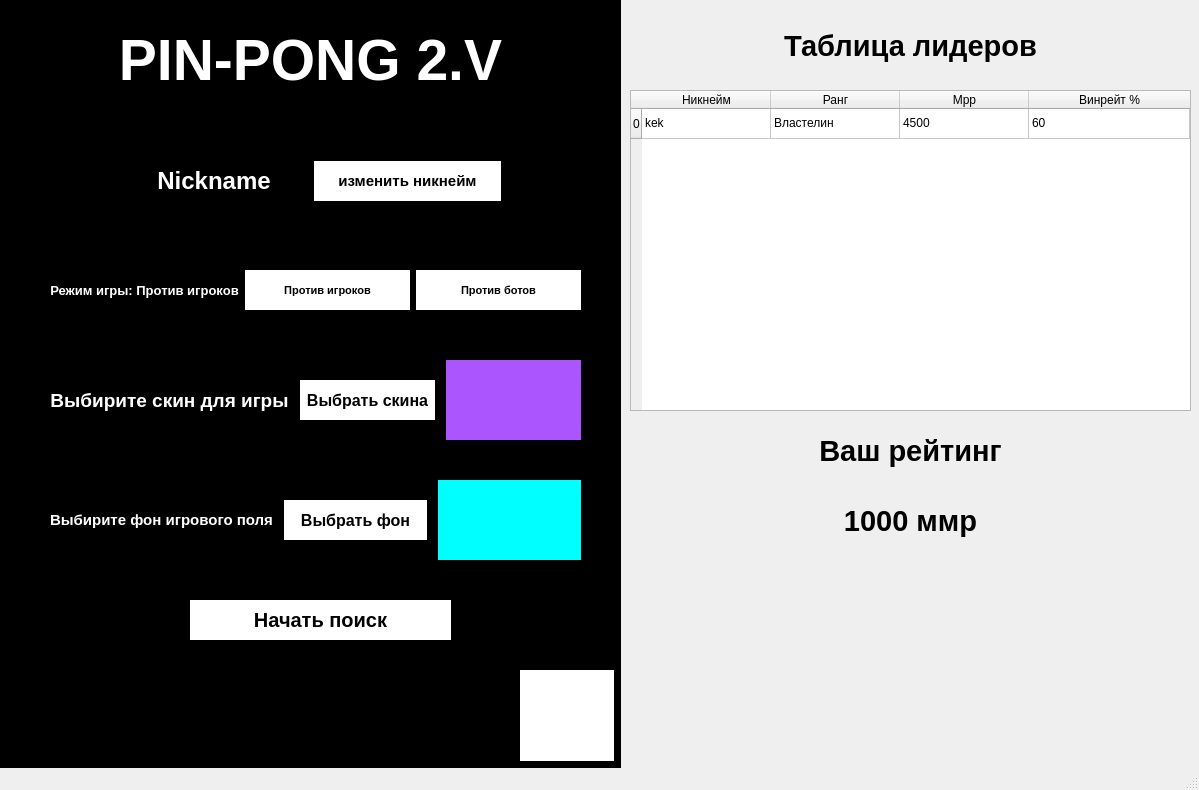
<?xml version="1.0" encoding="UTF-8"?>
<ui version="4.0">
 <class>MainWindow</class>
 <widget class="QMainWindow" name="MainWindow">
  <property name="geometry">
   <rect>
    <x>0</x>
    <y>0</y>
    <width>1199</width>
    <height>790</height>
   </rect>
  </property>
  <property name="windowTitle">
   <string>MainWindow</string>
  </property>
  <widget class="QWidget" name="centralwidget">
   <widget class="QFrame" name="frame">
    <property name="geometry">
     <rect>
      <x>0</x>
      <y>0</y>
      <width>621</width>
      <height>811</height>
     </rect>
    </property>
    <property name="styleSheet">
     <string notr="true">background: rgb(0, 0, 0);

</string>
    </property>
    <property name="frameShape">
     <enum>QFrame::StyledPanel</enum>
    </property>
    <property name="frameShadow">
     <enum>QFrame::Raised</enum>
    </property>
    <widget class="QLabel" name="label">
     <property name="geometry">
      <rect>
       <x>0</x>
       <y>10</y>
       <width>621</width>
       <height>101</height>
      </rect>
     </property>
     <property name="font">
      <font>
       <pointsize>43</pointsize>
       <bold>true</bold>
      </font>
     </property>
     <property name="styleSheet">
      <string notr="true">color:rgb(255, 255, 255);</string>
     </property>
     <property name="text">
      <string>PIN-PONG 2.V</string>
     </property>
     <property name="alignment">
      <set>Qt::AlignCenter</set>
     </property>
    </widget>
    <widget class="QWidget" name="horizontalLayoutWidget">
     <property name="geometry">
      <rect>
       <x>120</x>
       <y>130</y>
       <width>381</width>
       <height>102</height>
      </rect>
     </property>
     <layout class="QHBoxLayout" name="horizontalLayout_2">
      <item>
       <widget class="QLabel" name="label_nickname">
        <property name="font">
         <font>
          <pointsize>18</pointsize>
          <bold>true</bold>
         </font>
        </property>
        <property name="styleSheet">
         <string notr="true">color:rgb(255, 255, 255);</string>
        </property>
        <property name="text">
         <string>Nickname</string>
        </property>
        <property name="alignment">
         <set>Qt::AlignCenter</set>
        </property>
       </widget>
      </item>
      <item>
       <widget class="QPushButton" name="button_edit_nickname">
        <property name="enabled">
         <bool>true</bool>
        </property>
        <property name="minimumSize">
         <size>
          <width>100</width>
          <height>40</height>
         </size>
        </property>
        <property name="font">
         <font>
          <pointsize>11</pointsize>
          <bold>true</bold>
         </font>
        </property>
        <property name="styleSheet">
         <string notr="true">background:rgb(255, 255, 255);
border:none;</string>
        </property>
        <property name="text">
         <string>изменить никнейм</string>
        </property>
       </widget>
      </item>
     </layout>
    </widget>
    <widget class="QWidget" name="horizontalLayoutWidget_2">
     <property name="geometry">
      <rect>
       <x>50</x>
       <y>250</y>
       <width>531</width>
       <height>80</height>
      </rect>
     </property>
     <layout class="QHBoxLayout" name="horizontalLayout_3">
      <item>
       <widget class="QLabel" name="label_game_mode">
        <property name="font">
         <font>
          <pointsize>10</pointsize>
          <bold>true</bold>
         </font>
        </property>
        <property name="styleSheet">
         <string notr="true">color:rgb(255, 255, 255);</string>
        </property>
        <property name="text">
         <string>Режим игры: Против игроков</string>
        </property>
        <property name="alignment">
         <set>Qt::AlignCenter</set>
        </property>
       </widget>
      </item>
      <item>
       <widget class="QPushButton" name="button_vs_player">
        <property name="enabled">
         <bool>true</bool>
        </property>
        <property name="minimumSize">
         <size>
          <width>100</width>
          <height>40</height>
         </size>
        </property>
        <property name="font">
         <font>
          <pointsize>8</pointsize>
          <bold>true</bold>
         </font>
        </property>
        <property name="styleSheet">
         <string notr="true">background:rgb(255, 255, 255);
border:none;</string>
        </property>
        <property name="text">
         <string>Против игроков</string>
        </property>
       </widget>
      </item>
      <item>
       <widget class="QPushButton" name="button_vs_bot">
        <property name="enabled">
         <bool>true</bool>
        </property>
        <property name="minimumSize">
         <size>
          <width>100</width>
          <height>40</height>
         </size>
        </property>
        <property name="font">
         <font>
          <pointsize>8</pointsize>
          <bold>true</bold>
         </font>
        </property>
        <property name="styleSheet">
         <string notr="true">background:rgb(255, 255, 255);
border:none;</string>
        </property>
        <property name="text">
         <string>Против ботов</string>
        </property>
       </widget>
      </item>
     </layout>
    </widget>
    <widget class="QWidget" name="horizontalLayoutWidget_3">
     <property name="geometry">
      <rect>
       <x>50</x>
       <y>360</y>
       <width>531</width>
       <height>80</height>
      </rect>
     </property>
     <layout class="QHBoxLayout" name="horizontalLayout_4">
      <property name="spacing">
       <number>11</number>
      </property>
      <item>
       <widget class="QLabel" name="label_4">
        <property name="font">
         <font>
          <pointsize>14</pointsize>
          <bold>true</bold>
         </font>
        </property>
        <property name="styleSheet">
         <string notr="true">color:rgb(255, 255, 255);</string>
        </property>
        <property name="text">
         <string>Выбирите скин для игры</string>
        </property>
        <property name="alignment">
         <set>Qt::AlignCenter</set>
        </property>
       </widget>
      </item>
      <item>
       <widget class="QPushButton" name="button_edit_skin_player">
        <property name="enabled">
         <bool>true</bool>
        </property>
        <property name="minimumSize">
         <size>
          <width>100</width>
          <height>40</height>
         </size>
        </property>
        <property name="font">
         <font>
          <pointsize>12</pointsize>
          <bold>true</bold>
         </font>
        </property>
        <property name="styleSheet">
         <string notr="true">background:rgb(255, 255, 255);
border:none;</string>
        </property>
        <property name="text">
         <string>Выбрать скина</string>
        </property>
       </widget>
      </item>
      <item>
       <widget class="QLabel" name="label_view_skin_player">
        <property name="styleSheet">
         <string notr="true">background-color: rgb(170, 85, 255);</string>
        </property>
        <property name="text">
         <string/>
        </property>
       </widget>
      </item>
     </layout>
    </widget>
    <widget class="QWidget" name="horizontalLayoutWidget_4">
     <property name="geometry">
      <rect>
       <x>50</x>
       <y>480</y>
       <width>531</width>
       <height>80</height>
      </rect>
     </property>
     <layout class="QHBoxLayout" name="horizontalLayout_5">
      <property name="spacing">
       <number>11</number>
      </property>
      <item>
       <widget class="QLabel" name="label_6">
        <property name="font">
         <font>
          <pointsize>11</pointsize>
          <bold>true</bold>
         </font>
        </property>
        <property name="styleSheet">
         <string notr="true">color:rgb(255, 255, 255);</string>
        </property>
        <property name="text">
         <string>Выбирите фон игрового поля</string>
        </property>
        <property name="alignment">
         <set>Qt::AlignCenter</set>
        </property>
       </widget>
      </item>
      <item>
       <widget class="QPushButton" name="button_edit_skin_field">
        <property name="enabled">
         <bool>true</bool>
        </property>
        <property name="minimumSize">
         <size>
          <width>100</width>
          <height>40</height>
         </size>
        </property>
        <property name="font">
         <font>
          <pointsize>12</pointsize>
          <bold>true</bold>
         </font>
        </property>
        <property name="styleSheet">
         <string notr="true">background:rgb(255, 255, 255);
border:none;</string>
        </property>
        <property name="text">
         <string>Выбрать фон</string>
        </property>
       </widget>
      </item>
      <item>
       <widget class="QLabel" name="label_view_skin_field">
        <property name="styleSheet">
         <string notr="true">background-color: rgb(0, 255, 255);</string>
        </property>
        <property name="text">
         <string/>
        </property>
       </widget>
      </item>
     </layout>
    </widget>
    <widget class="QPushButton" name="button_start_search">
     <property name="enabled">
      <bool>true</bool>
     </property>
     <property name="geometry">
      <rect>
       <x>190</x>
       <y>600</y>
       <width>261</width>
       <height>40</height>
      </rect>
     </property>
     <property name="minimumSize">
      <size>
       <width>100</width>
       <height>40</height>
      </size>
     </property>
     <property name="font">
      <font>
       <pointsize>15</pointsize>
       <bold>true</bold>
      </font>
     </property>
     <property name="styleSheet">
      <string notr="true">background:rgb(255, 255, 255);
border:none;</string>
     </property>
     <property name="text">
      <string>Начать поиск</string>
     </property>
    </widget>
    <widget class="QPushButton" name="butto_settings">
     <property name="enabled">
      <bool>true</bool>
     </property>
     <property name="geometry">
      <rect>
       <x>520</x>
       <y>670</y>
       <width>94</width>
       <height>91</height>
      </rect>
     </property>
     <property name="minimumSize">
      <size>
       <width>94</width>
       <height>38</height>
      </size>
     </property>
     <property name="font">
      <font>
       <pointsize>16</pointsize>
       <bold>true</bold>
      </font>
     </property>
     <property name="styleSheet">
      <string notr="true">background:rgb(255, 255, 255);
border:none;
image: url(:/settings/263074.png);
padding: 5;</string>
     </property>
     <property name="text">
      <string/>
     </property>
    </widget>
   </widget>
   <widget class="QTableWidget" name="table_leaderboard">
    <property name="geometry">
     <rect>
      <x>630</x>
      <y>90</y>
      <width>561</width>
      <height>321</height>
     </rect>
    </property>
    <attribute name="horizontalHeaderCascadingSectionResizes">
     <bool>true</bool>
    </attribute>
    <attribute name="horizontalHeaderDefaultSectionSize">
     <number>129</number>
    </attribute>
    <attribute name="horizontalHeaderStretchLastSection">
     <bool>true</bool>
    </attribute>
    <attribute name="verticalHeaderCascadingSectionResizes">
     <bool>false</bool>
    </attribute>
    <row>
     <property name="text">
      <string>0</string>
     </property>
    </row>
    <column>
     <property name="text">
      <string>Никнейм</string>
     </property>
    </column>
    <column>
     <property name="text">
      <string>Ранг</string>
     </property>
    </column>
    <column>
     <property name="text">
      <string>Мрр</string>
     </property>
    </column>
    <column>
     <property name="text">
      <string>Винрейт %</string>
     </property>
    </column>
    <item row="0" column="0">
     <property name="text">
      <string>kek</string>
     </property>
    </item>
    <item row="0" column="1">
     <property name="text">
      <string>Властелин</string>
     </property>
    </item>
    <item row="0" column="2">
     <property name="text">
      <string>4500</string>
     </property>
    </item>
    <item row="0" column="3">
     <property name="text">
      <string>60</string>
     </property>
    </item>
   </widget>
   <widget class="QLabel" name="label_8">
    <property name="geometry">
     <rect>
      <x>630</x>
      <y>0</y>
      <width>561</width>
      <height>91</height>
     </rect>
    </property>
    <property name="font">
     <font>
      <pointsize>22</pointsize>
      <bold>true</bold>
     </font>
    </property>
    <property name="styleSheet">
     <string notr="true">color:rgb(0, 0, 0);</string>
    </property>
    <property name="text">
     <string>Таблица лидеров</string>
    </property>
    <property name="alignment">
     <set>Qt::AlignCenter</set>
    </property>
   </widget>
   <widget class="QLabel" name="label_9">
    <property name="geometry">
     <rect>
      <x>630</x>
      <y>420</y>
      <width>561</width>
      <height>61</height>
     </rect>
    </property>
    <property name="font">
     <font>
      <pointsize>22</pointsize>
      <bold>true</bold>
     </font>
    </property>
    <property name="styleSheet">
     <string notr="true">color:rgb(0, 0, 0);</string>
    </property>
    <property name="text">
     <string>Ваш рейтинг</string>
    </property>
    <property name="alignment">
     <set>Qt::AlignCenter</set>
    </property>
   </widget>
   <widget class="QLabel" name="label_view_mmr">
    <property name="geometry">
     <rect>
      <x>630</x>
      <y>480</y>
      <width>561</width>
      <height>81</height>
     </rect>
    </property>
    <property name="font">
     <font>
      <pointsize>22</pointsize>
      <bold>true</bold>
     </font>
    </property>
    <property name="styleSheet">
     <string notr="true">color:rgb(0, 0, 0);</string>
    </property>
    <property name="text">
     <string>1000 ммр</string>
    </property>
    <property name="alignment">
     <set>Qt::AlignCenter</set>
    </property>
   </widget>
   <widget class="QLabel" name="label_icon_mmr">
    <property name="geometry">
     <rect>
      <x>780</x>
      <y>550</y>
      <width>251</width>
      <height>211</height>
     </rect>
    </property>
    <property name="font">
     <font>
      <pointsize>22</pointsize>
      <bold>true</bold>
     </font>
    </property>
    <property name="styleSheet">
     <string notr="true">color:rgb(0, 0, 0);
background-image: url(:/mmr/SeasonalRank3-4.png);</string>
    </property>
    <property name="text">
     <string/>
    </property>
    <property name="alignment">
     <set>Qt::AlignCenter</set>
    </property>
   </widget>
  </widget>
  <widget class="QStatusBar" name="statusbar"/>
 </widget>
 <resources>
  <include location="../File/test.qrc"/>
 </resources>
 <connections/>
</ui>
